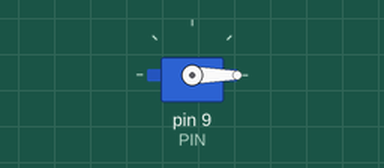
This sketch was run on a simulated Arduino Uno, built with avr-gcc and run on an emulated ATmega328P. Parts: servo.

Above: at 0.05 s.
At 2.4 s:
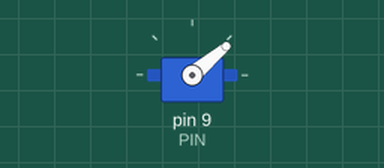
At 4.75 s:
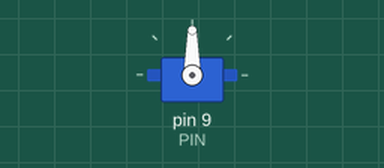
At 9.5 s:
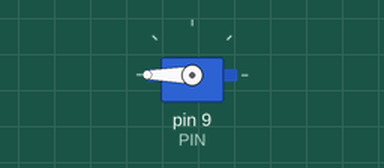
Timing chart, 0 to 12.4 s (numbered marks = the images above):
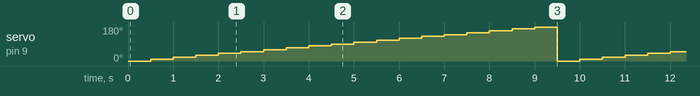

Measured:
- by itself, servo on pin 9 (PIN): repeats every 9.5 s: 20° 0.50 s, 30° 0.50 s, 40° 0.50 s, 50° 0.50 s, 60° 0.50 s, 70° 0.50 s, 80° 0.50 s, 90° 0.50 s, 100° 0.50 s, 110° 0.50 s, 120° 0.50 s, 130° 0.50 s, 140° 0.50 s, 150° 0.50 s, 160° 0.50 s, 170° 0.50 s, 180° 0.50 s, 0° 0.50 s, 10° 0.50 s

The sketch:

servo_test.ino
```cpp
#include <Servo.h>

#define PIN 9
#define ANGLE 10 // degree
#define FREQ 500 // ms

Servo s;

void setup() {
  s.attach(PIN);
}

void loop() {
  for(int i = 0; i <=180; i += ANGLE){
    s.write(i);
    delay(FREQ);
  }
}
```
